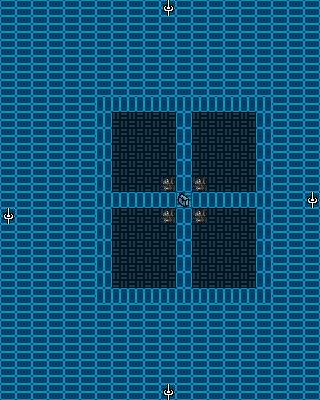

This is a level from a 2D game, rendered from its Tiled map with the project's own tilesets. A one-line summary and the map file follow, with tile-layer data summarised:
An orthogonal 20x25 tile map with 16x16 px tiles, 3 tile layers (ground, entities, details), 3 tilesets.

<map version="1.0" orientation="orthogonal" width="20" height="25" tilewidth="16" tileheight="16">
 <tileset firstgid="1" source="../../gauntletly1.tsx" />
 <tileset firstgid="64" source="../../16entities.tsx" />
 <tileset firstgid="164" source="../../details.tsx" />
 <layer name="ground" width="20" height="25">
  <data>[500 cells, 500 non-empty, 4 distinct tile ids]</data>
 </layer>
 <layer name="entities" width="20" height="25">
  <data>[500 cells, 13 non-empty, 4 distinct tile ids]</data>
 </layer>
 <layer name="details" width="20" height="25">
  <data>[500 cells, 0 non-empty, 0 distinct tile ids]</data>
 </layer>
</map>